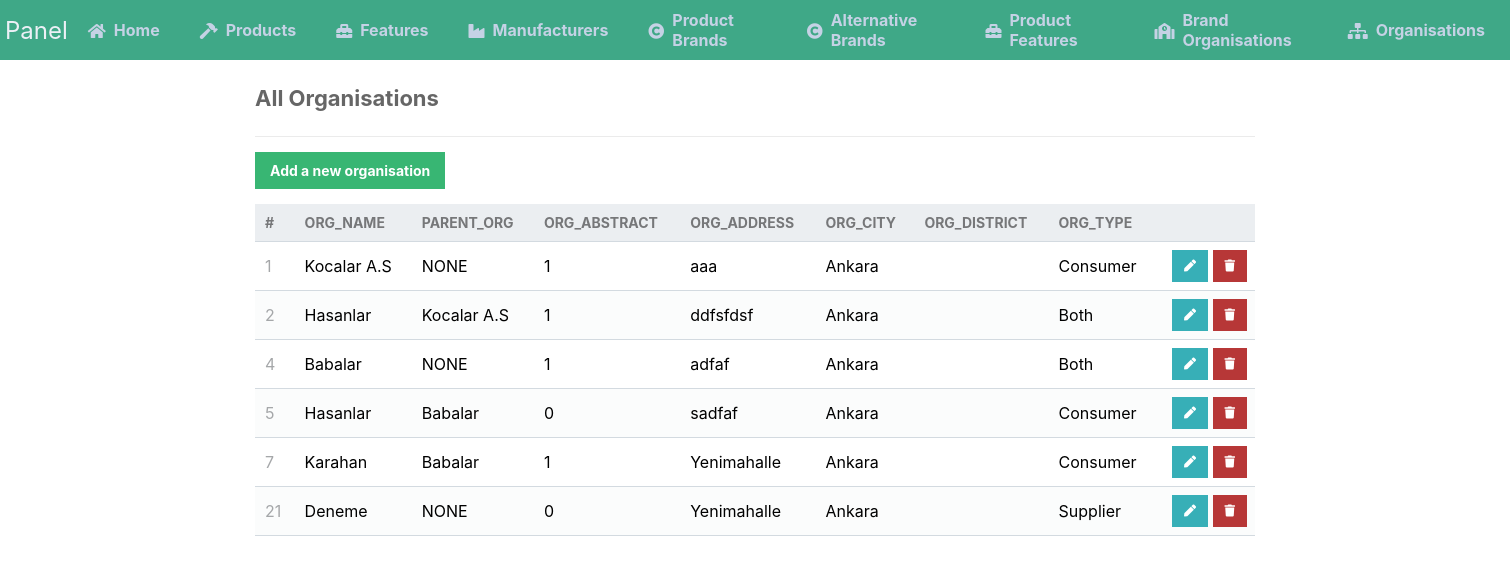
Before: /read_organisations.php with the older database file.
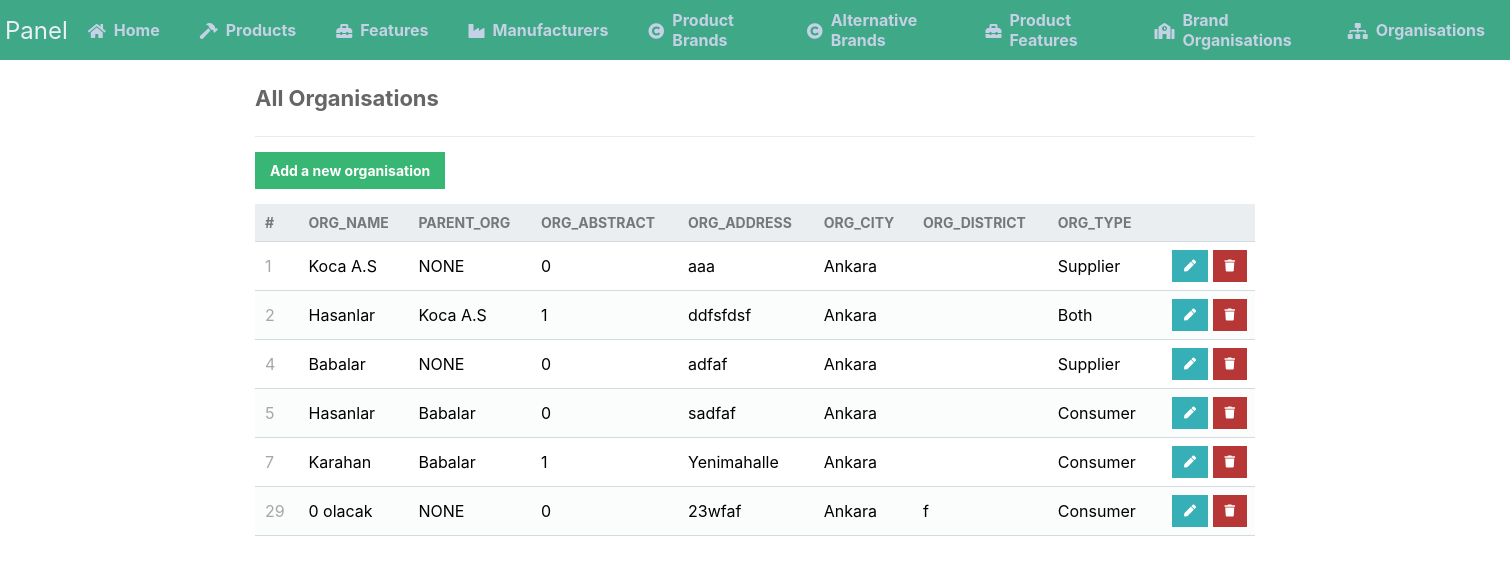
After: the same page with the newer database file.
### tables this page shows
CREATE TABLE `organisations` (
  `ORG_ID` int(11) NOT NULL,
  `ORG_NAME` varchar(100) NOT NULL,
  `PARENT_ORG` int(11) NOT NULL,
  `ORG_ABSTRACT` tinyint(1) NOT NULL,
  `ORG_ADDRESS` varchar(200) NOT NULL,
  `ORG_CITY` int(11) NOT NULL,
  `ORG_DISTRICT` varchar(50) DEFAULT NULL,
  `ORG_TYPE` int(11) NOT NULL
);

CREATE TABLE `country_city` (
  `CITY_ID` int(11) NOT NULL,
  `CITY_NAME` varchar(100) NOT NULL,
  `COUNTRY_CODE` char(3) NOT NULL
);

### read_organisations.php (the view)
<?php
include 'functions.php';
$pdo = pdo_connect_mysql();
$stmt = $pdo->prepare('SELECT * FROM ORGANISATIONS ORDER BY ORG_ID');
$stmt->execute();
$organisations = $stmt->fetchAll(PDO::FETCH_ASSOC);
?>
<?=template_header('Read')?>
<div class="content read">
	<h2>All Organisations</h2>
	<a href="create_organisation.php" class="add-product">Add a new organisation</a>
	<table>
        <thead>
            <tr>
                <td>#</td>
                <td>ORG_NAME</td>
                <td>PARENT_ORG</td>
                <td>ORG_ABSTRACT</td>
                <td>ORG_ADDRESS</td>
                <td>ORG_CITY</td>
                <td>ORG_DISTRICT</td>
                <td>ORG_TYPE</td>
                <td></td>
            </tr>
        </thead>
        <tbody>
            <?php foreach ($organisations as $organisation): ?>
            <tr>
                <td><?=$organisation['ORG_ID']?></td>
                <td><?=$organisation['ORG_NAME']?></td>
                <?php   $stmt = $pdo->prepare('SELECT ORG_NAME FROM ORGANISATIONS  WHERE ORG_ID = ?');                            ?>
                <?php   $stmt->execute([$organisation['PARENT_ORG']]);                           ?>
                <?php   $temp = $stmt->fetch();                           ?>
                <?php   if(!$temp):                          ?>
                    <td><?="NONE"?></td>
                <?php   else:                         ?>
                    <td><?=$temp['ORG_NAME']?></td>
                <?php  endif;     ?>
                <td><?=$organisation['ORG_ABSTRACT']?></td>
                <td><?=$organisation['ORG_ADDRESS']?></td>
                <?php $stmt = $pdo->prepare('SELECT CITY_NAME FROM COUNTRY_CITY  WHERE CITY_ID = ?');           ?>
                <?php  $stmt->execute([$organisation['ORG_CITY']]);           ?>
                <?php   $temp = $stmt->fetch();        ?>
                <td><?=$temp['CITY_NAME']?></td>
                <td><?=$organisation['ORG_DISTRICT']?></td>
                <?php  if($organisation['ORG_TYPE'] == 0):  ?>
                <?php  $temp='Supplier'  ?>
                <?php  elseif($organisation['ORG_TYPE'] == 1): ?>
                <?php  $temp='Consumer'  ?>
                <?php else :  ?>
                <?php  $temp='Both'  ?>
                <?php endif;  ?>
                <td><?=$temp?></td>
                <td class="actions">
                    <a href="update_organisation.php?ORG_ID=<?=$organisation['ORG_ID']?>" class="edit"><i class="fas fa-pen fa-xs"></i></a>
                    <a href="delete_organisation.php?ORG_ID=<?=$organisation['ORG_ID']?>" class="trash"><i class="fas fa-trash fa-xs"></i></a>
                </td>
            </tr>
            <?php endforeach; ?>
        </tbody>
    </table>
</div>
<?=template_footer()?>

Changed rows visible on the page:
removed organisations: ORG_ID "21", ORG_NAME "Deneme", shows "NONE", ORG_ABSTRACT "0", ORG_ADDRESS "Yenimahalle", ORG_CITY.CITY_NAME "Ankara", ORG_TYPE "Supplier"
changed organisations "aaa": ORG_NAME "Kocalar A.S" → "Koca A.S"; ORG_ABSTRACT "1" → "0"; ORG_TYPE "Consumer" → "Supplier"
changed through a linked row, organisations "ddfsfdsf": organisations.ORG_NAME "Kocalar A.S" → "Koca A.S"
changed organisations "adfaf": ORG_ABSTRACT "1" → "0"; ORG_TYPE "Both" → "Supplier"
added organisations: ORG_ID "29", ORG_NAME "0 olacak", shows "NONE", ORG_ABSTRACT "0", ORG_ADDRESS "23wfaf", ORG_CITY.CITY_NAME "Ankara", ORG_DISTRICT "f", ORG_TYPE "Consumer"
